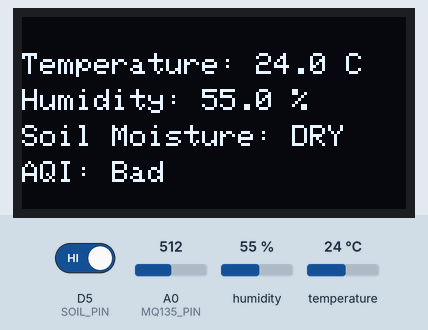
The sketch below on a simulated ESP8266 (NodeMCU). Shown: 128×64 one-colour display. The test bench sets the inputs (shaded band); at power-on: humidity 55 %, A0 (MQ135_PIN) = 512, D5 (SOIL_PIN) HIGH, temperature 24 °C. What the sketch prints to the serial monitor is not drawn.

Above: at 8.2 s.
8.3 s: humidity set to 22 %
At 10.3 s:
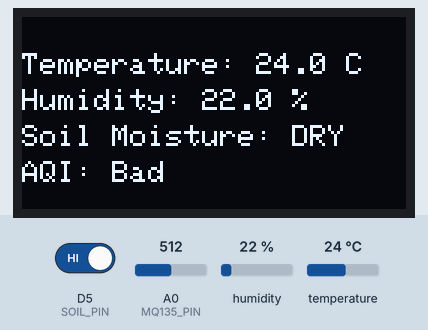
10.9 s: A0 (MQ135_PIN) set to 491
At 12.4 s:
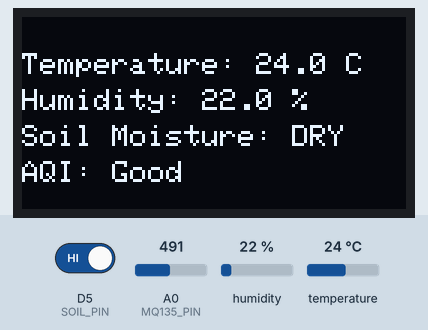
13.5 s: D5 (SOIL_PIN) driven LOW
At 16.5 s:
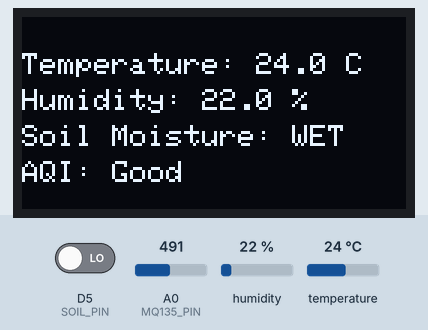
16.8 s: A0 (MQ135_PIN) set to 510
At 17.7 s:
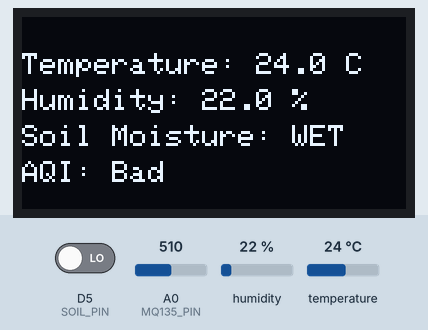
19.4 s: A0 (MQ135_PIN) set to 740
22.0 s: A0 (MQ135_PIN) set to 763
At 24.1 s:
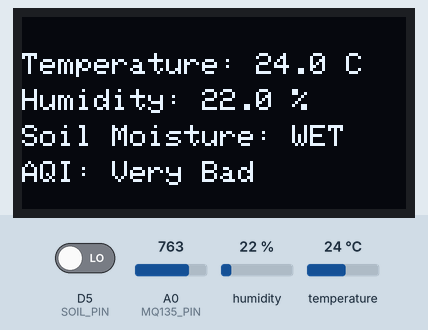
Timing chart, 0 to 25.6 s (numbered marks = the images above; inputs shaded):
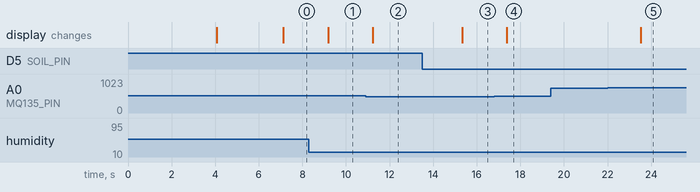

The sketch:

Air_and_Aqua_Analyzer.ino
```cpp
#include <Wire.h>
#include <Adafruit_GFX.h>
#include <Adafruit_SSD1306.h>
#include "DHT.h"

#define SCREEN_WIDTH 128
#define SCREEN_HEIGHT 64
#define OLED_RESET   -1
Adafruit_SSD1306 display(SCREEN_WIDTH, SCREEN_HEIGHT, &Wire, OLED_RESET);

// ---------------- DHT11 ----------------
#define DHTPIN   D4
#define DHTTYPE  DHT11
DHT dht(DHTPIN, DHTTYPE);

// --------------- Soil Sensor ----------
#define SOIL_PIN D5   // true analog

// --------------- MQ135 -----------------
#define MQ135_PIN A0  // digital threshold signal (GPIO 0)

// Refresh interval
unsigned long lastUpdateTime = 0;
const unsigned long refreshInterval = 200;

String Soil = "DRY";
String Gas = "Very Good";

const unsigned char respire_logo_bitmapRespire_PCB__logo [] PROGMEM = {
	0x00, 0x00, 0x00, 0x00, 0x00, 0x00, 0x00, 0x00, 0x00, 0x00, 0x18, 0x00, 0x00, 0x00, 0x00, 0x00,
	0x00, 0x00, 0x00, 0x00, 0x00, 0x00, 0x00, 0x00, 0x00, 0x00, 0x18, 0x00, 0x00, 0x00, 0x00, 0x00,
	0x00, 0x00, 0x00, 0x00, 0x00, 0x00, 0x00, 0x00, 0x00, 0x00, 0x18, 0x00, 0x00, 0x00, 0x00, 0x00,
	0x00, 0x00, 0x00, 0x00, 0x00, 0x00, 0x00, 0x00, 0x00, 0x00, 0x00, 0x00, 0x00, 0x00, 0x00, 0x00,
	0x00, 0x00, 0x00, 0x00, 0x00, 0x03, 0x80, 0x00, 0x00, 0x00, 0x00, 0x00, 0x00, 0x00, 0x00, 0x00,
	0xc1, 0xf8, 0x07, 0xf8, 0x00, 0x3f, 0xf0, 0x20, 0x00, 0x00, 0x18, 0x60, 0xfc, 0x0f, 0xf8, 0x00,
	0xc7, 0xc0, 0x1f, 0x3e, 0x00, 0x78, 0x7c, 0x20, 0x8f, 0xe0, 0x18, 0x63, 0xe0, 0x3e, 0x3c, 0x00,
	0xde, 0x00, 0x38, 0x07, 0x00, 0xe0, 0x0e, 0x23, 0x9f, 0xf0, 0x18, 0x67, 0x00, 0x70, 0x07, 0x00,
	0xf8, 0x00, 0x60, 0x01, 0x81, 0xc0, 0x06, 0x27, 0x3f, 0xf8, 0x18, 0x7c, 0x00, 0xe0, 0x03, 0x80,
	0xf0, 0x00, 0xc0, 0x00, 0xc1, 0x80, 0x00, 0x26, 0x7f, 0xfc, 0x18, 0x78, 0x01, 0xc0, 0x01, 0xc0,
	0xe0, 0x01, 0xc0, 0x00, 0x61, 0x80, 0x00, 0x3e, 0x7c, 0x3e, 0x18, 0x70, 0x01, 0x80, 0x00, 0xc0,
	0xe0, 0x01, 0x80, 0x00, 0x61, 0x80, 0x00, 0x3c, 0xf8, 0x1e, 0x18, 0x70, 0x03, 0x00, 0x00, 0x60,
	0xc0, 0x01, 0x00, 0x00, 0x31, 0x80, 0x00, 0x3c, 0xf1, 0x8e, 0x18, 0x60, 0x03, 0x00, 0x00, 0x60,
	0xc0, 0x03, 0x00, 0x00, 0x30, 0xc0, 0x00, 0x3c, 0xe1, 0xcf, 0x18, 0x60, 0x06, 0x00, 0x00, 0x20,
	0xc0, 0x03, 0x00, 0x00, 0x10, 0xe0, 0x00, 0x3c, 0xe1, 0xe7, 0x18, 0x60, 0x06, 0x00, 0x00, 0x30,
	0xc0, 0x03, 0x00, 0x00, 0x38, 0x7c, 0x00, 0x39, 0xe0, 0xe7, 0x18, 0x60, 0x06, 0x00, 0x00, 0x30,
	0xc0, 0x03, 0xff, 0xff, 0xf8, 0x1f, 0x80, 0x39, 0xe0, 0xe7, 0x18, 0x60, 0x07, 0xff, 0xff, 0xf0,
	0xc0, 0x03, 0xff, 0xff, 0xf8, 0x03, 0xf0, 0x39, 0xe0, 0xe7, 0x18, 0x60, 0x07, 0xff, 0xff, 0xf0,
	0xc0, 0x03, 0x00, 0x00, 0x00, 0x00, 0x78, 0x3d, 0xe0, 0xe7, 0x18, 0x60, 0x06, 0x00, 0x00, 0x00,
	0xc0, 0x03, 0x00, 0x00, 0x00, 0x00, 0x1c, 0x3c, 0xe0, 0xe7, 0x18, 0x60, 0x06, 0x00, 0x00, 0x00,
	0xc0, 0x03, 0x00, 0x00, 0x00, 0x00, 0x06, 0x3c, 0xe1, 0xe7, 0x18, 0x60, 0x06, 0x00, 0x00, 0x00,
	0xc0, 0x03, 0x00, 0x00, 0x00, 0x00, 0x06, 0x3e, 0x71, 0xe6, 0x18, 0x60, 0x03, 0x00, 0x00, 0x00,
	0xc0, 0x01, 0x80, 0x00, 0x00, 0x00, 0x03, 0x3e, 0x03, 0xce, 0x18, 0x60, 0x03, 0x00, 0x00, 0x00,
	0xc0, 0x01, 0xc0, 0x00, 0x00, 0x00, 0x03, 0x3f, 0x07, 0xce, 0x18, 0x60, 0x01, 0x80, 0x00, 0x00,
	0xc0, 0x00, 0xc0, 0x00, 0xc0, 0x00, 0x06, 0x2f, 0xff, 0x9c, 0x18, 0x60, 0x01, 0xc0, 0x01, 0x80,
	0xc0, 0x00, 0x60, 0x01, 0xc1, 0x80, 0x0e, 0x27, 0xff, 0x9c, 0x18, 0x60, 0x00, 0xe0, 0x03, 0x80,
	0xc0, 0x00, 0x38, 0x03, 0x81, 0xe0, 0x1c, 0x23, 0xff, 0x38, 0x18, 0x60, 0x00, 0x70, 0x07, 0x00,
	0xc0, 0x00, 0x1e, 0x0f, 0x00, 0x7f, 0xf8, 0x21, 0xfe, 0x60, 0x18, 0x60, 0x00, 0x3c, 0x1e, 0x00,
	0xc0, 0x00, 0x0f, 0xfc, 0x00, 0x3f, 0xf0, 0x20, 0x78, 0x40, 0x18, 0x60, 0x00, 0x0f, 0xf8, 0x00,
	0x00, 0x00, 0x00, 0xe0, 0x00, 0x00, 0x00, 0x20, 0x00, 0x00, 0x00, 0x00, 0x00, 0x01, 0xc0, 0x00,
	0x00, 0x00, 0x00, 0x00, 0x00, 0x00, 0x00, 0x20, 0x00, 0x00, 0x00, 0x00, 0x00, 0x00, 0x00, 0x00,
	0x00, 0x00, 0x00, 0x00, 0x00, 0x00, 0x00, 0x20, 0x00, 0x00, 0x00, 0x00, 0x00, 0x00, 0x00, 0x00,
	0x00, 0x00, 0x00, 0x00, 0x00, 0x00, 0x00, 0x20, 0x00, 0x00, 0x00, 0x00, 0x00, 0x00, 0x00, 0x00,
	0x00, 0x00, 0x00, 0x00, 0x00, 0x00, 0x00, 0x20, 0x00, 0x00, 0x00, 0x00, 0x00, 0x00, 0x00, 0x00,
	0x00, 0x00, 0x00, 0x00, 0x00, 0x00, 0x00, 0x20, 0x00, 0x00, 0x00, 0x00, 0x00, 0x00, 0x00, 0x00,
	0x00, 0x00, 0x00, 0x00, 0x00, 0x00, 0x00, 0x20, 0x00, 0x00, 0x00, 0x00, 0x00, 0x00, 0x00, 0x00,
	0x00, 0x00, 0x00, 0x00, 0x00, 0x00, 0x00, 0x20, 0x00, 0x00, 0x00, 0x00, 0x00, 0x00, 0x00, 0x00,
	0x00, 0x00, 0x00, 0x00, 0x00, 0x00, 0x00, 0x20, 0x00, 0x00, 0x00, 0x00, 0x00, 0x00, 0x00, 0x00,
	0x00, 0x00, 0x00, 0x00, 0x00, 0x00, 0x00, 0x20, 0x00, 0x00, 0x00, 0x00, 0x00, 0x00, 0x00, 0x00
};

void setup() {
  Serial.begin(115200);

  Wire.begin(D2, D1);

  if (!display.begin(SSD1306_SWITCHCAPVCC, 0x3C)) {
    Serial.println("SSD1306 fail");
    while (true) {}
  }
display.clearDisplay();
display.setTextSize(1);
display.setTextColor(SSD1306_WHITE);

display.drawBitmap(2, 10, respire_logo_bitmapRespire_PCB__logo, 124, 39, WHITE);
display.display();
delay(4000);

display.clearDisplay();
// -------- Line 1 --------
String line1 = "AIR & AQUA";
int x1 = (128 - (line1.length() * 6)) / 2;
display.setCursor(x1, 20);
display.println(line1);

// -------- Line 2 --------
String line2 = "QUALITY ANALYZER";
int x2 = (128 - (line2.length() * 6)) / 2;
display.setCursor(x2, 32);
display.println(line2);

display.display();
delay(3000);

dht.begin();
pinMode(MQ135_PIN, INPUT);
}

void loop() {

  Serial.println("lol");
  // unsigned long currentTime = millis();
  // Serial.println("Delta: " + String(currentTime - lastUpdateTime));


  // if (currentTime - lastUpdateTime >= refreshInterval) {
  //   lastUpdateTime = currentTime;

  float h = dht.readHumidity();
  float t = dht.readTemperature();

  int soilValue = digitalRead(SOIL_PIN);

  int mq135Value = analogRead(MQ135_PIN);
  // 0 = good air, 1 = polluted (depends on module threshold)

  Serial.println("lol        2");

  display.clearDisplay();
  display.setCursor(0, 0);
  display.setTextSize(1);

  if (isnan(t) || isnan(h)) {
    display.clearDisplay();
    display.setCursor(0, 0);
    display.println("DHT Error");
    display.display();
    return;
  }

  display.setCursor(0, 12);
  display.print("Temperature: ");
  display.print(t, 1);
  display.println(" C");

  display.setCursor(0, 24);
  display.print("Humidity: ");
  display.print(h, 1);
  display.println(" %");

  if (soilValue == LOW){
    Soil = "WET";
  }
  else {
    Soil = "DRY";
  }

  display.setCursor(0, 36);
  display.print("Soil Moisture: ");
  display.println(Soil);

  if (mq135Value <= 250){
    Gas = "Very Good";
  }
  else if (mq135Value > 250 && mq135Value <= 500){
    Gas = "Good";
  }
  else if (mq135Value > 500 && mq135Value <= 750){
    Gas = "Bad";
  }
  else if (mq135Value > 750){
    Gas = "Very Bad";
  }

  display.setCursor(0, 48);
  display.print("AQI: ");
  display.print(Gas);
  display.display();

  Serial.print("Temp: ");
  Serial.print(t);
  Serial.print(" C | Hum: ");
  Serial.print(h);
  Serial.print(" | Soil%: ");
  Serial.print(" | MQ135: ");
  Serial.println(mq135Value);
  delay(2000);
  // }
}
```

Measured:
- the behaviour switches between 501 and 500 on A0 (MQ135_PIN) (found by bisection; images 1 and 2)
- the behaviour switches between 750 and 751 on A0 (MQ135_PIN) (found by bisection; images 4 and 5)
- after the input at 8.3 s, the display: changes after 0.88 s (image 1)
- after the input at 10.9 s, the display: changes after 0.33 s (image 2)
- after the input at 13.5 s, the display: changes after 1.8 s (image 3)
- after the input at 16.8 s, the display: changes after 0.58 s (image 4)
- after the input at 19.4 s, every drawn part: stays the same
- after the input at 22.0 s, the display: changes after 1.5 s (image 5)
